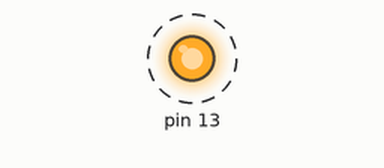
A sketch run on a simulated Arduino Uno, built with avr-gcc and run on an emulated ATmega328P. Parts: output pins drawn as LEDs (lit = HIGH). Dashed ring = blinking.

Above: at 0.5 s.
Timing chart, 0 to 4.6 s (numbered marks = the images above):
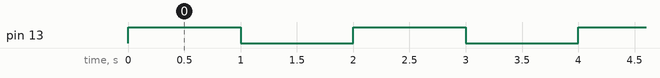

The sketch:

_01_Blink.ino
```cpp
// generated by mBlock5 for <your product>
// codes make you happy

#include <Arduino.h>
#include <Wire.h>
#include <SoftwareSerial.h>

void _delay(float seconds) {
  long endTime = millis() + seconds * 1000;
  while(millis() < endTime) _loop();
}

void setup() {
  pinMode(13,OUTPUT);
  while(1) {
      digitalWrite(13,1);
      _delay(1);
      digitalWrite(13,0);
      _delay(1);

      _loop();
  }

}

void _loop() {
}

void loop() {
  _loop();
}
```

Measured:
- by itself, pin 13: alternates HIGH for 1.0 s and LOW for 1.0 s
